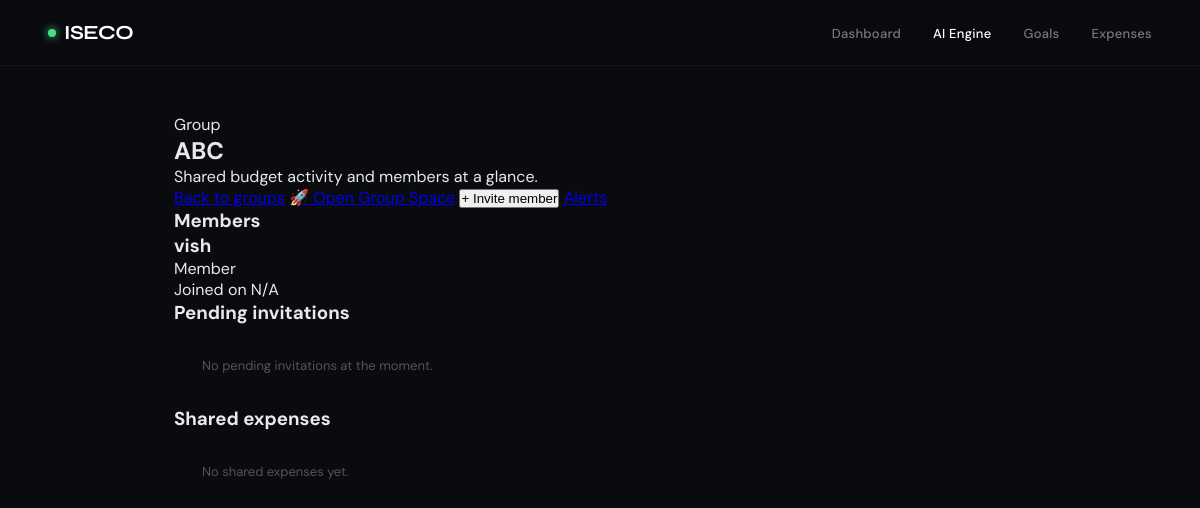
The app's page /groups/1/view/ with its own data.
### groups/models.py (models this page shows, shortened)
class Group(models.Model):
    name = models.CharField(max_length=200)
    created_by = models.ForeignKey(User, on_delete=models.CASCADE, related_name="created_groups")
    created_at = models.DateTimeField(auto_now_add=True)

class GroupMember(models.Model):
    group = models.ForeignKey(Group, on_delete=models.CASCADE, related_name="members")
    user = models.ForeignKey(User, on_delete=models.CASCADE)
    joined_at = models.DateTimeField(auto_now_add=True)

### users/models.py (models this page shows, shortened)
class User(models.Model):
    username = models.CharField(max_length=100, unique=True)
    password = models.CharField(max_length=255)  # plain for now
    created_at = models.DateTimeField(auto_now_add=True)

### groups/views.py (the view)
# urls.py: path('<int:pk>/view/', GroupDetailHTML.as_view(), name='group-detail-html'),
class GroupDetailHTML(APIView):
    renderer_classes = [TemplateHTMLRenderer]
    template_name = "group_detail.html"
    def get(self, request, pk):
        group = get_object_or_404(Group, pk=pk)
        members = group.members.all()
        expenses = group.expenses.all()
        invites = group.invites.filter(status="pending")
        return Response({
            "group": group,
            "members": members,
            "expenses": expenses,
            "invites": invites,
            "current_user": request.user,
        })

### groups/templates/group_detail.html (shortened to what this page needs)
{% extends "base.html" %}
{% block content %}
<div class="page-header">
    <div>
        <p class="eyebrow">Group</p>
        <h2>{{ group.name }}</h2>
        <p class="page-copy">Shared budget activity and members at a glance.</p>
    </div>
    <div class="button-row">
        <a href="/groups/list/" class="action-btn action-outline">Back to groups</a>
        <a href="/groups/{{ group.id }}/space/" class="action-btn action-teal">🚀 Open Group Space</a>
        <button onclick="openInviteModal()" class="action-btn action-purple">+ Invite member</button>
        <a href="/notifications/list/" class="action-btn action-outline">Alerts</a>
    </div>
</div>
<section class="card section-card">
    <h3>Members</h3>
    {% if members %}
    <div class="list-card">
        {% for m in members %}
        <div class="list-item">
            <div class="list-item-title">
                <h3>{{ m.user.username }}</h3>
                <span class="pill blue">Member</span>
            </div>
            <div class="list-item-meta">Joined on {{ m.created_at|default:'N/A' }}</div>
        </div>
        {% endfor %}
    </div>
    {% else %}
    <div class="empty-state">No members yet. Add one to start collaborating.</div>
    {% endif %}
</section>
<section class="card section-card">
    <h3>Pending invitations</h3>
    {% if invites %}
    <div class="list-card">
        {% for invite in invites %}
        <div class="list-item">
            <div class="list-item-title">
                <div>
                    <h3>{{ invite.receiver.username }}</h3>
                    <div class="list-item-meta">Sent by {{ invite.sender.username }} on {{ invite.created_at }}</div>
                </div>
                <a href="/groups/invite/{{ invite.id }}/respond/" class="action-btn action-outline">Respond</a>
            </div>
        </div>
        {% endfor %}
    </div>
    {% else %}
    <div class="empty-state">No pending invitations at the moment.</div>
    {% endif %}
</section>
<section class="card section-card">
    <h3>Shared expenses</h3>
    {% if expenses %}
    <div class="list-card">
        {% for e in expenses %}
        <div class="list-item">
            <div class="list-item-title">
                <div>
                    <h3>{{ e.description|default:'Expense' }}</h3>
                    <div class="list-item-meta">By {{ e.user.username }} · {{ e.date }}</div>
                </div>
                <span class="pill {% if e.type == 'income' %}green{% else %}red{% endif %}">₹{{ e.amount }}</span>
            </div>
        </div>
        {% endfor %}
    </div>
    {% else %}
    <div class="empty-state">No shared expenses yet.</div>
    {% endif %}
</section>
{% endblock %}

### records on screen
Group: name "ABC"
GroupMember: user.username "vish", created_at "N/A"
